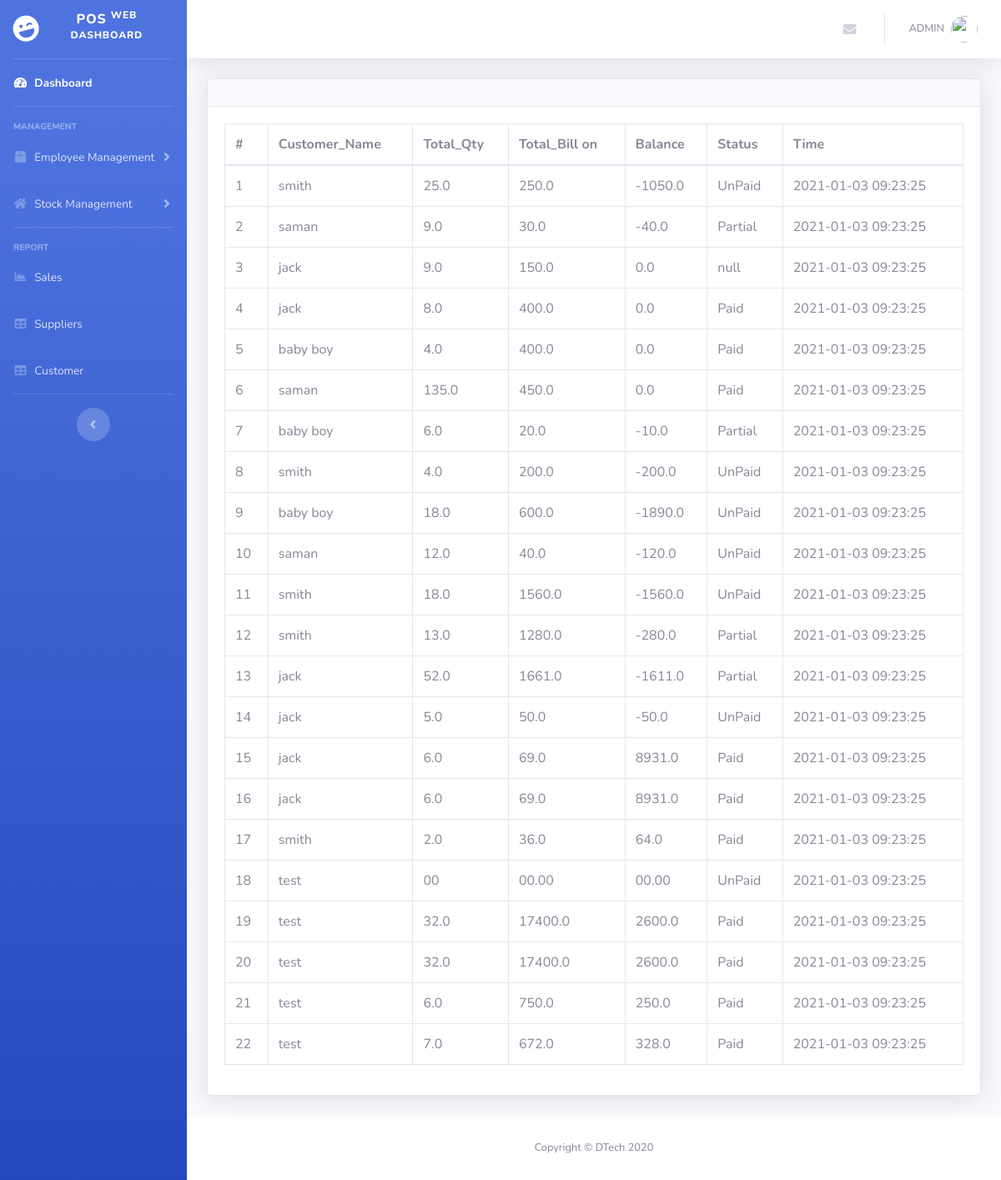
/admin/sales.php, run on the app's committed database.
### tables this page shows
CREATE TABLE `sales` (
  `saleid` int(11) NOT NULL,
  `INID` int(11) NOT NULL,
  `Cid` int(11) NOT NULL,
  `Customer_Name` varchar(50) NOT NULL,
  `Total_Qty` varchar(10) NOT NULL,
  `Total_Bill` varchar(10) NOT NULL,
  `Status` varchar(10) NOT NULL,
  `Balance` varchar(10) NOT NULL,
  `Time` timestamp NOT NULL DEFAULT current_timestamp()
);

### admin/sales.php (the view, shortened to what this page needs)
<?php
include('includes/header.php');
include('includes/navbar.php');
include('security.php')
?>
<div class="container-fluid">
<div class="card shadow mb-4">
  <div class="card-header py-3">
  </div>
  <div class="card-body">
    <div class="table-responsive">
      <table class="table table-bordered" id="dataTable" width="100%" cellspacing="0">
      <?php
                $query = "SELECT * FROM sales";
                $query_run = mysqli_query($connection, $query);
            ?>
        <thead>
          <tr>
            <th> # </th>
            <th> Customer_Name </th>
            <th> Total_Qty  </th>
            <th> Total_Bill on </th>
            <th> Balance </th>
            <th> Status </th>
            <th> Time </th>
          </tr>
        </thead>
        <tbody>
        <?php
                        if(mysqli_num_rows($query_run) > 0)
                        {
                            $count = 1;
                            while($row = mysqli_fetch_assoc($query_run))
                            {
                        ?>
                            <tr>
                                <td><?php  echo $count++; ?></td>
                                <td><?php  echo $row['Customer_Name']; ?></td>
                                <td><?php  echo $row['Total_Qty']; ?></td>
                                <td><?php  echo $row['Total_Bill']; ?></td>
                                <td><?php  echo $row['Balance']; ?></td>
                                <td><?php  echo $row['Status']; ?></td>
                                <td><?php  echo $row['Time']; ?></td>
                            </tr>
                        <?php
                            }
                        }
                        else {
                            echo "No Record Found";
                        }
                        ?>
        </tbody>
      </table>
    </div>
  </div>
</div>
</div>
<?php
include('includes/footer.php');
?>

### admin/includes/header.php (shortened to what this page needs)
<!DOCTYPE html>
<html lang="en">
<head>
  <link href="vendor/fontawesome-free/css/all.min.css" rel="stylesheet" type="text/css">
  <link href="css/sb-admin-2.min.css" rel="stylesheet">
</head>
<body id="page-top">
  <div id="wrapper">

### admin/includes/navbar.php (shortened to what this page needs)
   <ul class="navbar-nav bg-gradient-primary sidebar sidebar-dark accordion" id="accordionSidebar">
<a class="sidebar-brand d-flex align-items-center justify-content-center" href="index.php">
  <div class="sidebar-brand-icon rotate-n-15">
    <i class="fas fa-laugh-wink"></i>
  </div>
  <div class="sidebar-brand-text mx-3">POS <sup>WEB Dashboard</sup></div>
</a>
<hr class="sidebar-divider my-0">
<li class="nav-item active">
  <a class="nav-link" href="index.php">
    <i class="fas fa-fw fa-tachometer-alt"></i>
    <span>Dashboard</span></a>
</li>
<hr class="sidebar-divider">
<div class="sidebar-heading">
  Management
</div>
<li class="nav-item">
  <a class="nav-link collapsed" href="#" data-toggle="collapse" data-target="#collapseTwo" aria-expanded="true" aria-controls="collapseTwo">
    <i class="fas fa-fw fa-box"></i>
    <span>Employee Management</span>
  </a>
</li>
<li class="nav-item">
  <a class="nav-link collapsed" href="#" data-toggle="collapse" data-target="#collapseUtilities" aria-expanded="true" aria-controls="collapseUtilities">
    <i class="fas fa-fw fa-home"></i>
    <span>Stock Management</span>
  </a>
</li>
<hr class="sidebar-divider">
<div class="sidebar-heading">
  Report
</div>
<li class="nav-item">
  <a class="nav-link" href="sales.php">
    <i class="fas fa-fw fa-chart-area"></i>
    <span>Sales</span></a>
</li>
<li class="nav-item">
  <a class="nav-link" href="supplier.php">
    <i class="fas fa-fw fa-table"></i>
    <span>Suppliers</span></a>
</li>
<li class="nav-item">
  <a class="nav-link" href="customer.php">
    <i class="fas fa-fw fa-table"></i>
    <span>Customer</span></a>
</li>
<hr class="sidebar-divider d-none d-md-block">
<div class="text-center d-none d-md-inline">
  <button class="rounded-circle border-0" id="sidebarToggle"></button>
</div>
</ul>
    <div id="content-wrapper" class="d-flex flex-column">
      <div id="content">
        <nav class="navbar navbar-expand navbar-light bg-white topbar mb-4 static-top shadow">
          <ul class="navbar-nav ml-auto">
            <li class="nav-item dropdown no-arrow mx-1">
              <a class="nav-link dropdown-toggle" href="#" id="messagesDropdown" role="button" data-toggle="dropdown" aria-haspopup="true" aria-expanded="false">
                <i class="fas fa-envelope fa-fw"></i>
              </a>
            </li>
            <li class="nav-item dropdown no-arrow">
              <a class="nav-link dropdown-toggle" href="#" id="userDropdown" role="button" data-toggle="dropdown" aria-haspopup="true" aria-expanded="false">
                <span class="mr-2 d-none d-lg-inline text-gray-600 small">
               ADMIN
                </span>
                <img class="img-profile rounded-circle" src="https://source.unsplash.com/QAB-WJcbgJk/60x60">
              </a>
            </li>
          </ul>
        </nav>

### admin/includes/footer.php
      <footer class="sticky-footer bg-white">
        <div class="container my-auto">
          <div class="copyright text-center my-auto">
            <span>Copyright &copy; DTech 2020</span>
          </div>
        </div>
      </footer>
      </div>
      </div>
    </div>
</body>
</html>

### data on the page
sales: Customer_Name "smith", Total_Qty "25.0", Total_Bill "250.0", Balance "-1050.0", Status "UnPaid", Time "2021-01-03 09:23:25"
sales: Customer_Name "saman", Total_Qty "9.0", Total_Bill "30.0", Balance "-40.0", Status "Partial", Time "2021-01-03 09:23:25"
sales: Customer_Name "jack", Total_Qty "9.0", Total_Bill "150.0", Balance "0.0", Status "null", Time "2021-01-03 09:23:25"
sales: Customer_Name "jack", Total_Qty "8.0", Total_Bill "400.0", Balance "0.0", Status "Paid", Time "2021-01-03 09:23:25"
sales: Customer_Name "baby boy", Total_Qty "4.0", Total_Bill "400.0", Balance "0.0", Status "Paid", Time "2021-01-03 09:23:25"
sales: Customer_Name "saman", Total_Qty "135.0", Total_Bill "450.0", Balance "0.0", Status "Paid", Time "2021-01-03 09:23:25"
sales: Customer_Name "baby boy", Total_Qty "6.0", Total_Bill "20.0", Balance "-10.0", Status "Partial", Time "2021-01-03 09:23:25"
sales: Customer_Name "smith", Total_Qty "4.0", Total_Bill "200.0", Balance "-200.0", Status "UnPaid", Time "2021-01-03 09:23:25"
sales: Customer_Name "baby boy", Total_Qty "18.0", Total_Bill "600.0", Balance "-1890.0", Status "UnPaid", Time "2021-01-03 09:23:25"
sales: Customer_Name "saman", Total_Qty "12.0", Total_Bill "40.0", Balance "-120.0", Status "UnPaid", Time "2021-01-03 09:23:25"
sales: Customer_Name "smith", Total_Qty "18.0", Total_Bill "1560.0", Balance "-1560.0", Status "UnPaid", Time "2021-01-03 09:23:25"
sales: Customer_Name "smith", Total_Qty "13.0", Total_Bill "1280.0", Balance "-280.0", Status "Partial", Time "2021-01-03 09:23:25"
sales: Customer_Name "jack", Total_Qty "52.0", Total_Bill "1661.0", Balance "-1611.0", Status "Partial", Time "2021-01-03 09:23:25"
sales: Customer_Name "jack", Total_Qty "5.0", Total_Bill "50.0", Balance "-50.0", Status "UnPaid", Time "2021-01-03 09:23:25"
sales: Customer_Name "jack", Total_Qty "6.0", Total_Bill "69.0", Balance "8931.0", Status "Paid", Time "2021-01-03 09:23:25"
sales: Customer_Name "jack", Total_Qty "6.0", Total_Bill "69.0", Balance "8931.0", Status "Paid", Time "2021-01-03 09:23:25"
sales: Customer_Name "smith", Total_Qty "2.0", Total_Bill "36.0", Balance "64.0", Status "Paid", Time "2021-01-03 09:23:25"
sales: Customer_Name "test", Total_Qty "00", Total_Bill "00.00", Balance "00.00", Status "UnPaid", Time "2021-01-03 09:23:25"
sales: Customer_Name "test", Total_Qty "32.0", Total_Bill "17400.0", Balance "2600.0", Status "Paid", Time "2021-01-03 09:23:25"
sales: Customer_Name "test", Total_Qty "32.0", Total_Bill "17400.0", Balance "2600.0", Status "Paid", Time "2021-01-03 09:23:25"
sales: Customer_Name "test", Total_Qty "6.0", Total_Bill "750.0", Balance "250.0", Status "Paid", Time "2021-01-03 09:23:25"
sales: Customer_Name "test", Total_Qty "7.0", Total_Bill "672.0", Balance "328.0", Status "Paid", Time "2021-01-03 09:23:25"
